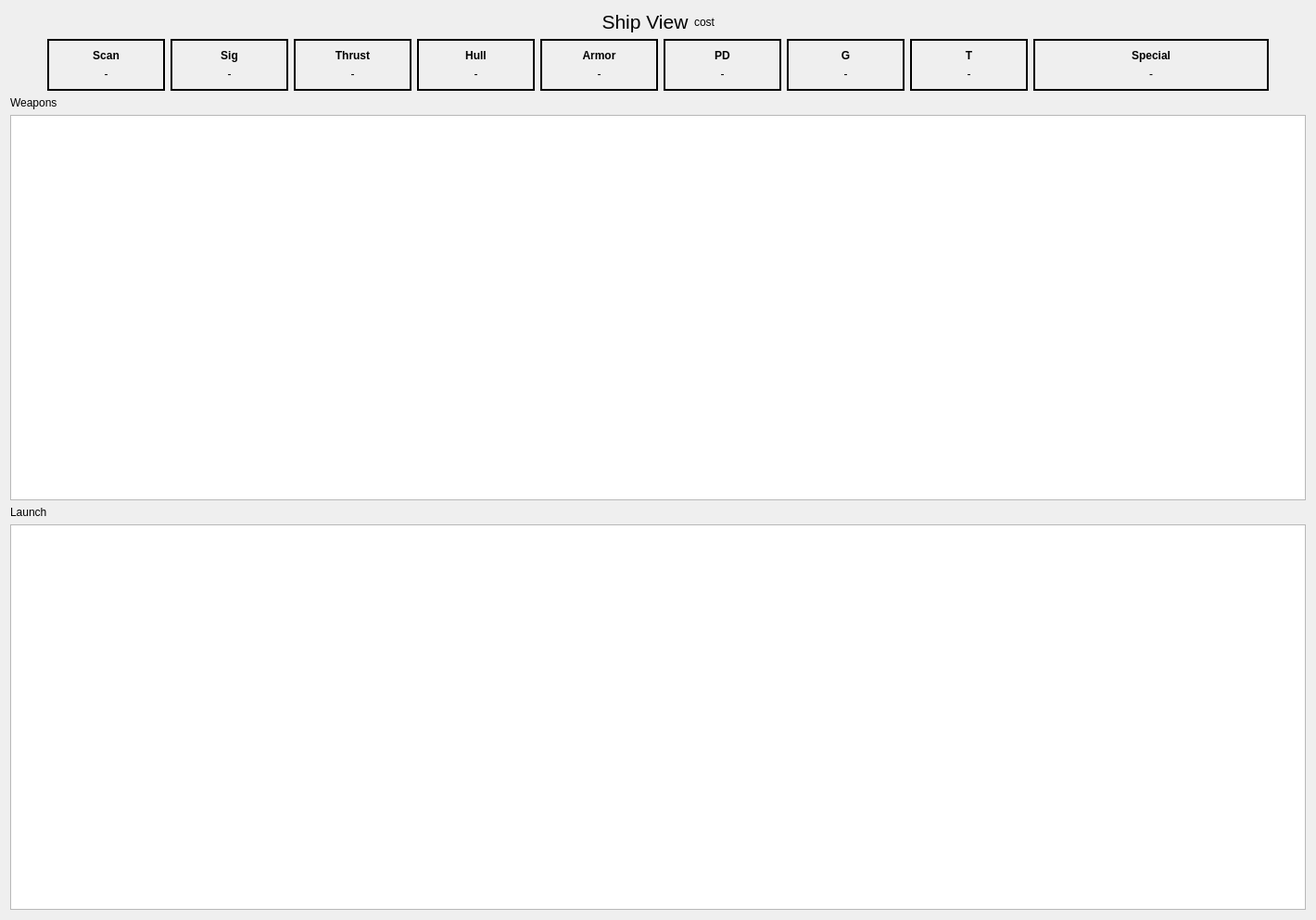
<?xml version="1.0" encoding="UTF-8"?>
<ui version="4.0">
 <class>shipView</class>
 <widget class="QWidget" name="shipView">
  <property name="geometry">
   <rect>
    <x>0</x>
    <y>0</y>
    <width>1420</width>
    <height>993</height>
   </rect>
  </property>
  <property name="windowTitle">
   <string>Form</string>
  </property>
  <layout class="QGridLayout" name="gridLayout">
   <item row="0" column="0" rowspan="2" colspan="2">
    <layout class="QVBoxLayout" name="verticalLayout">
     <item>
      <layout class="QHBoxLayout" name="horizontalLayout">
       <item>
        <spacer name="horizontalSpacer_3">
         <property name="orientation">
          <enum>Qt::Horizontal</enum>
         </property>
         <property name="sizeHint" stdset="0">
          <size>
           <width>40</width>
           <height>20</height>
          </size>
         </property>
        </spacer>
       </item>
       <item>
        <widget class="QLabel" name="nameLabel">
         <property name="font">
          <font>
           <pointsize>16</pointsize>
          </font>
         </property>
         <property name="text">
          <string>Ship View</string>
         </property>
         <property name="alignment">
          <set>Qt::AlignCenter</set>
         </property>
        </widget>
       </item>
       <item>
        <widget class="QLabel" name="costLabel">
         <property name="text">
          <string>cost</string>
         </property>
        </widget>
       </item>
       <item>
        <spacer name="horizontalSpacer_4">
         <property name="orientation">
          <enum>Qt::Horizontal</enum>
         </property>
         <property name="sizeHint" stdset="0">
          <size>
           <width>40</width>
           <height>20</height>
          </size>
         </property>
        </spacer>
       </item>
      </layout>
     </item>
     <item>
      <layout class="QHBoxLayout" name="attributeBox" stretch="0,1,1,1,1,1,1,1,1,2,0">
       <item>
        <spacer name="horizontalSpacer">
         <property name="orientation">
          <enum>Qt::Horizontal</enum>
         </property>
         <property name="sizeHint" stdset="0">
          <size>
           <width>40</width>
           <height>20</height>
          </size>
         </property>
        </spacer>
       </item>
       <item>
        <widget class="QFrame" name="verticalFrame_2">
         <property name="sizePolicy">
          <sizepolicy hsizetype="Minimum" vsizetype="Preferred">
           <horstretch>0</horstretch>
           <verstretch>0</verstretch>
          </sizepolicy>
         </property>
         <property name="frameShape">
          <enum>QFrame::Box</enum>
         </property>
         <property name="lineWidth">
          <number>2</number>
         </property>
         <property name="midLineWidth">
          <number>3</number>
         </property>
         <layout class="QVBoxLayout" name="verticalLayout_2">
          <item>
           <widget class="QLabel" name="label_2">
            <property name="sizePolicy">
             <sizepolicy hsizetype="Minimum" vsizetype="Preferred">
              <horstretch>0</horstretch>
              <verstretch>0</verstretch>
             </sizepolicy>
            </property>
            <property name="font">
             <font>
              <bold>true</bold>
             </font>
            </property>
            <property name="text">
             <string>Scan</string>
            </property>
            <property name="alignment">
             <set>Qt::AlignCenter</set>
            </property>
           </widget>
          </item>
          <item>
           <widget class="QLabel" name="scanLabel">
            <property name="sizePolicy">
             <sizepolicy hsizetype="Minimum" vsizetype="Preferred">
              <horstretch>0</horstretch>
              <verstretch>0</verstretch>
             </sizepolicy>
            </property>
            <property name="text">
             <string>-</string>
            </property>
            <property name="alignment">
             <set>Qt::AlignCenter</set>
            </property>
           </widget>
          </item>
         </layout>
        </widget>
       </item>
       <item>
        <widget class="QFrame" name="verticalFrame_6">
         <property name="sizePolicy">
          <sizepolicy hsizetype="Minimum" vsizetype="Preferred">
           <horstretch>0</horstretch>
           <verstretch>0</verstretch>
          </sizepolicy>
         </property>
         <property name="frameShape">
          <enum>QFrame::Box</enum>
         </property>
         <property name="lineWidth">
          <number>2</number>
         </property>
         <property name="midLineWidth">
          <number>3</number>
         </property>
         <layout class="QVBoxLayout" name="verticalLayout_7">
          <item>
           <widget class="QLabel" name="label_11">
            <property name="sizePolicy">
             <sizepolicy hsizetype="Minimum" vsizetype="Preferred">
              <horstretch>0</horstretch>
              <verstretch>0</verstretch>
             </sizepolicy>
            </property>
            <property name="font">
             <font>
              <bold>true</bold>
             </font>
            </property>
            <property name="text">
             <string>Sig</string>
            </property>
            <property name="alignment">
             <set>Qt::AlignCenter</set>
            </property>
           </widget>
          </item>
          <item>
           <widget class="QLabel" name="sigLabel">
            <property name="sizePolicy">
             <sizepolicy hsizetype="Minimum" vsizetype="Preferred">
              <horstretch>0</horstretch>
              <verstretch>0</verstretch>
             </sizepolicy>
            </property>
            <property name="text">
             <string>-</string>
            </property>
            <property name="alignment">
             <set>Qt::AlignCenter</set>
            </property>
           </widget>
          </item>
         </layout>
        </widget>
       </item>
       <item>
        <widget class="QFrame" name="verticalFrame_7">
         <property name="sizePolicy">
          <sizepolicy hsizetype="Minimum" vsizetype="Preferred">
           <horstretch>0</horstretch>
           <verstretch>0</verstretch>
          </sizepolicy>
         </property>
         <property name="frameShape">
          <enum>QFrame::Box</enum>
         </property>
         <property name="lineWidth">
          <number>2</number>
         </property>
         <property name="midLineWidth">
          <number>3</number>
         </property>
         <layout class="QVBoxLayout" name="verticalLayout_8">
          <item>
           <widget class="QLabel" name="label_14">
            <property name="sizePolicy">
             <sizepolicy hsizetype="Minimum" vsizetype="Preferred">
              <horstretch>0</horstretch>
              <verstretch>0</verstretch>
             </sizepolicy>
            </property>
            <property name="font">
             <font>
              <bold>true</bold>
             </font>
            </property>
            <property name="text">
             <string>Thrust</string>
            </property>
            <property name="alignment">
             <set>Qt::AlignCenter</set>
            </property>
           </widget>
          </item>
          <item>
           <widget class="QLabel" name="thrustLabel">
            <property name="sizePolicy">
             <sizepolicy hsizetype="Minimum" vsizetype="Preferred">
              <horstretch>0</horstretch>
              <verstretch>0</verstretch>
             </sizepolicy>
            </property>
            <property name="text">
             <string>-</string>
            </property>
            <property name="alignment">
             <set>Qt::AlignCenter</set>
            </property>
           </widget>
          </item>
         </layout>
        </widget>
       </item>
       <item>
        <widget class="QFrame" name="verticalFrame_8">
         <property name="sizePolicy">
          <sizepolicy hsizetype="Minimum" vsizetype="Preferred">
           <horstretch>0</horstretch>
           <verstretch>0</verstretch>
          </sizepolicy>
         </property>
         <property name="frameShape">
          <enum>QFrame::Box</enum>
         </property>
         <property name="lineWidth">
          <number>2</number>
         </property>
         <property name="midLineWidth">
          <number>3</number>
         </property>
         <layout class="QVBoxLayout" name="verticalLayout_9">
          <item>
           <widget class="QLabel" name="label_15">
            <property name="sizePolicy">
             <sizepolicy hsizetype="Minimum" vsizetype="Preferred">
              <horstretch>0</horstretch>
              <verstretch>0</verstretch>
             </sizepolicy>
            </property>
            <property name="font">
             <font>
              <bold>true</bold>
             </font>
            </property>
            <property name="text">
             <string>Hull</string>
            </property>
            <property name="alignment">
             <set>Qt::AlignCenter</set>
            </property>
           </widget>
          </item>
          <item>
           <widget class="QLabel" name="hullLabel">
            <property name="sizePolicy">
             <sizepolicy hsizetype="Minimum" vsizetype="Preferred">
              <horstretch>0</horstretch>
              <verstretch>0</verstretch>
             </sizepolicy>
            </property>
            <property name="text">
             <string>-</string>
            </property>
            <property name="alignment">
             <set>Qt::AlignCenter</set>
            </property>
           </widget>
          </item>
         </layout>
        </widget>
       </item>
       <item>
        <widget class="QFrame" name="verticalFrame_12">
         <property name="sizePolicy">
          <sizepolicy hsizetype="Minimum" vsizetype="Preferred">
           <horstretch>0</horstretch>
           <verstretch>0</verstretch>
          </sizepolicy>
         </property>
         <property name="frameShape">
          <enum>QFrame::Box</enum>
         </property>
         <property name="lineWidth">
          <number>2</number>
         </property>
         <property name="midLineWidth">
          <number>3</number>
         </property>
         <layout class="QVBoxLayout" name="verticalLayout_13">
          <item>
           <widget class="QLabel" name="label_23">
            <property name="sizePolicy">
             <sizepolicy hsizetype="Minimum" vsizetype="Preferred">
              <horstretch>0</horstretch>
              <verstretch>0</verstretch>
             </sizepolicy>
            </property>
            <property name="font">
             <font>
              <bold>true</bold>
             </font>
            </property>
            <property name="text">
             <string>Armor</string>
            </property>
            <property name="alignment">
             <set>Qt::AlignCenter</set>
            </property>
           </widget>
          </item>
          <item>
           <widget class="QLabel" name="armorLabel">
            <property name="sizePolicy">
             <sizepolicy hsizetype="Minimum" vsizetype="Preferred">
              <horstretch>0</horstretch>
              <verstretch>0</verstretch>
             </sizepolicy>
            </property>
            <property name="text">
             <string>-</string>
            </property>
            <property name="alignment">
             <set>Qt::AlignCenter</set>
            </property>
           </widget>
          </item>
         </layout>
        </widget>
       </item>
       <item>
        <widget class="QFrame" name="verticalFrame_9">
         <property name="sizePolicy">
          <sizepolicy hsizetype="Minimum" vsizetype="Preferred">
           <horstretch>0</horstretch>
           <verstretch>0</verstretch>
          </sizepolicy>
         </property>
         <property name="frameShape">
          <enum>QFrame::Box</enum>
         </property>
         <property name="lineWidth">
          <number>2</number>
         </property>
         <property name="midLineWidth">
          <number>3</number>
         </property>
         <layout class="QVBoxLayout" name="verticalLayout_10">
          <item>
           <widget class="QLabel" name="label_17">
            <property name="sizePolicy">
             <sizepolicy hsizetype="Minimum" vsizetype="Preferred">
              <horstretch>0</horstretch>
              <verstretch>0</verstretch>
             </sizepolicy>
            </property>
            <property name="font">
             <font>
              <bold>true</bold>
             </font>
            </property>
            <property name="text">
             <string>PD</string>
            </property>
            <property name="alignment">
             <set>Qt::AlignCenter</set>
            </property>
           </widget>
          </item>
          <item>
           <widget class="QLabel" name="pdLabel">
            <property name="sizePolicy">
             <sizepolicy hsizetype="Minimum" vsizetype="Preferred">
              <horstretch>0</horstretch>
              <verstretch>0</verstretch>
             </sizepolicy>
            </property>
            <property name="text">
             <string>-</string>
            </property>
            <property name="alignment">
             <set>Qt::AlignCenter</set>
            </property>
           </widget>
          </item>
         </layout>
        </widget>
       </item>
       <item>
        <widget class="QFrame" name="verticalFrame_10">
         <property name="sizePolicy">
          <sizepolicy hsizetype="Minimum" vsizetype="Preferred">
           <horstretch>0</horstretch>
           <verstretch>0</verstretch>
          </sizepolicy>
         </property>
         <property name="frameShape">
          <enum>QFrame::Box</enum>
         </property>
         <property name="lineWidth">
          <number>2</number>
         </property>
         <property name="midLineWidth">
          <number>3</number>
         </property>
         <layout class="QVBoxLayout" name="verticalLayout_11">
          <item>
           <widget class="QLabel" name="label_19">
            <property name="sizePolicy">
             <sizepolicy hsizetype="Minimum" vsizetype="Preferred">
              <horstretch>0</horstretch>
              <verstretch>0</verstretch>
             </sizepolicy>
            </property>
            <property name="font">
             <font>
              <bold>true</bold>
             </font>
            </property>
            <property name="text">
             <string>G</string>
            </property>
            <property name="alignment">
             <set>Qt::AlignCenter</set>
            </property>
           </widget>
          </item>
          <item>
           <widget class="QLabel" name="groupLabel">
            <property name="sizePolicy">
             <sizepolicy hsizetype="Minimum" vsizetype="Preferred">
              <horstretch>0</horstretch>
              <verstretch>0</verstretch>
             </sizepolicy>
            </property>
            <property name="text">
             <string>-</string>
            </property>
            <property name="alignment">
             <set>Qt::AlignCenter</set>
            </property>
           </widget>
          </item>
         </layout>
        </widget>
       </item>
       <item>
        <widget class="QFrame" name="verticalFrame_11">
         <property name="sizePolicy">
          <sizepolicy hsizetype="Minimum" vsizetype="Preferred">
           <horstretch>0</horstretch>
           <verstretch>0</verstretch>
          </sizepolicy>
         </property>
         <property name="minimumSize">
          <size>
           <width>0</width>
           <height>0</height>
          </size>
         </property>
         <property name="frameShape">
          <enum>QFrame::Box</enum>
         </property>
         <property name="lineWidth">
          <number>2</number>
         </property>
         <property name="midLineWidth">
          <number>3</number>
         </property>
         <layout class="QVBoxLayout" name="verticalLayout_12">
          <item>
           <widget class="QLabel" name="label_21">
            <property name="sizePolicy">
             <sizepolicy hsizetype="Minimum" vsizetype="Preferred">
              <horstretch>0</horstretch>
              <verstretch>0</verstretch>
             </sizepolicy>
            </property>
            <property name="font">
             <font>
              <bold>true</bold>
             </font>
            </property>
            <property name="text">
             <string>T</string>
            </property>
            <property name="alignment">
             <set>Qt::AlignCenter</set>
            </property>
           </widget>
          </item>
          <item>
           <widget class="QLabel" name="tonnageLabel">
            <property name="sizePolicy">
             <sizepolicy hsizetype="Minimum" vsizetype="Preferred">
              <horstretch>0</horstretch>
              <verstretch>0</verstretch>
             </sizepolicy>
            </property>
            <property name="text">
             <string>-</string>
            </property>
            <property name="alignment">
             <set>Qt::AlignCenter</set>
            </property>
           </widget>
          </item>
         </layout>
        </widget>
       </item>
       <item>
        <widget class="QFrame" name="verticalFrame_4">
         <property name="sizePolicy">
          <sizepolicy hsizetype="Minimum" vsizetype="Preferred">
           <horstretch>0</horstretch>
           <verstretch>0</verstretch>
          </sizepolicy>
         </property>
         <property name="frameShape">
          <enum>QFrame::Box</enum>
         </property>
         <property name="lineWidth">
          <number>2</number>
         </property>
         <property name="midLineWidth">
          <number>3</number>
         </property>
         <layout class="QVBoxLayout" name="verticalLayout_4">
          <item>
           <widget class="QLabel" name="label_5">
            <property name="font">
             <font>
              <bold>true</bold>
             </font>
            </property>
            <property name="text">
             <string>Special</string>
            </property>
            <property name="alignment">
             <set>Qt::AlignCenter</set>
            </property>
           </widget>
          </item>
          <item>
           <widget class="QLabel" name="specialLabel">
            <property name="text">
             <string>-</string>
            </property>
            <property name="alignment">
             <set>Qt::AlignCenter</set>
            </property>
           </widget>
          </item>
         </layout>
        </widget>
       </item>
       <item>
        <spacer name="horizontalSpacer_2">
         <property name="orientation">
          <enum>Qt::Horizontal</enum>
         </property>
         <property name="sizeHint" stdset="0">
          <size>
           <width>40</width>
           <height>20</height>
          </size>
         </property>
        </spacer>
       </item>
      </layout>
     </item>
     <item>
      <widget class="QLabel" name="label_25">
       <property name="text">
        <string>Weapons</string>
       </property>
      </widget>
     </item>
     <item>
      <widget class="QTableWidget" name="weaponTableWidget"/>
     </item>
     <item>
      <widget class="QLabel" name="label_26">
       <property name="text">
        <string>Launch</string>
       </property>
      </widget>
     </item>
     <item>
      <widget class="QTableWidget" name="launchTableWidget"/>
     </item>
    </layout>
   </item>
   <item row="1" column="1">
    <layout class="QVBoxLayout" name="verticalLayout_6"/>
   </item>
  </layout>
 </widget>
 <resources/>
 <connections/>
</ui>
